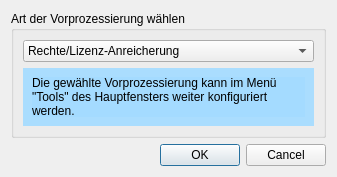
<?xml version="1.0" encoding="UTF-8"?>
<ui version="4.0">
 <class>providerScriptsConfigureMaintenanceFunctionDialog</class>
 <widget class="QDialog" name="providerScriptsConfigureMaintenanceFunctionDialog">
  <property name="geometry">
   <rect>
    <x>0</x>
    <y>0</y>
    <width>337</width>
    <height>177</height>
   </rect>
  </property>
  <property name="windowTitle">
   <string>Vorprozessierungsschritt konfigurieren</string>
  </property>
  <property name="modal">
   <bool>true</bool>
  </property>
  <layout class="QGridLayout" name="gridLayout">
   <item row="0" column="0">
    <widget class="QGroupBox" name="groupBox">
     <property name="title">
      <string>Art der Vorprozessierung wählen</string>
     </property>
     <layout class="QGridLayout" name="gridLayout_2">
      <item row="0" column="0">
       <widget class="QComboBox" name="comboBox_choose_maintenance_function">
        <item>
         <property name="text">
          <string>Rechte/Lizenz-Anreicherung</string>
         </property>
        </item>
        <item>
         <property name="text">
          <string>DDB-2017-Vorprozessierung</string>
         </property>
        </item>
        <item>
         <property name="text">
          <string>Aggregator-Anreicherung</string>
         </property>
        </item>
        <item>
         <property name="text">
          <string>Mapping-Definition anwenden</string>
         </property>
        </item>
       </widget>
      </item>
      <item row="1" column="0">
       <widget class="QFrame" name="frame">
        <property name="styleSheet">
         <string notr="true">background-color: rgba(164, 219, 255, 235);</string>
        </property>
        <property name="frameShape">
         <enum>QFrame::NoFrame</enum>
        </property>
        <property name="frameShadow">
         <enum>QFrame::Raised</enum>
        </property>
        <layout class="QGridLayout" name="gridLayout_3">
         <item row="0" column="0">
          <widget class="QLabel" name="label_maintenance_function_info">
           <property name="text">
            <string>Die gewählte Vorprozessierung kann im Menü &quot;Tools&quot; des Hauptfensters weiter konfiguriert werden.</string>
           </property>
           <property name="scaledContents">
            <bool>true</bool>
           </property>
           <property name="wordWrap">
            <bool>true</bool>
           </property>
          </widget>
         </item>
        </layout>
       </widget>
      </item>
     </layout>
    </widget>
   </item>
   <item row="1" column="0">
    <widget class="QDialogButtonBox" name="buttonBox_providerscripts_maintenance_configuration">
     <property name="orientation">
      <enum>Qt::Horizontal</enum>
     </property>
     <property name="standardButtons">
      <set>QDialogButtonBox::Cancel|QDialogButtonBox::Ok</set>
     </property>
    </widget>
   </item>
  </layout>
 </widget>
 <resources/>
 <connections>
  <connection>
   <sender>buttonBox_providerscripts_maintenance_configuration</sender>
   <signal>accepted()</signal>
   <receiver>providerScriptsConfigureMaintenanceFunctionDialog</receiver>
   <slot>accept()</slot>
   <hints>
    <hint type="sourcelabel">
     <x>248</x>
     <y>254</y>
    </hint>
    <hint type="destinationlabel">
     <x>157</x>
     <y>274</y>
    </hint>
   </hints>
  </connection>
  <connection>
   <sender>buttonBox_providerscripts_maintenance_configuration</sender>
   <signal>rejected()</signal>
   <receiver>providerScriptsConfigureMaintenanceFunctionDialog</receiver>
   <slot>reject()</slot>
   <hints>
    <hint type="sourcelabel">
     <x>316</x>
     <y>260</y>
    </hint>
    <hint type="destinationlabel">
     <x>286</x>
     <y>274</y>
    </hint>
   </hints>
  </connection>
 </connections>
</ui>
